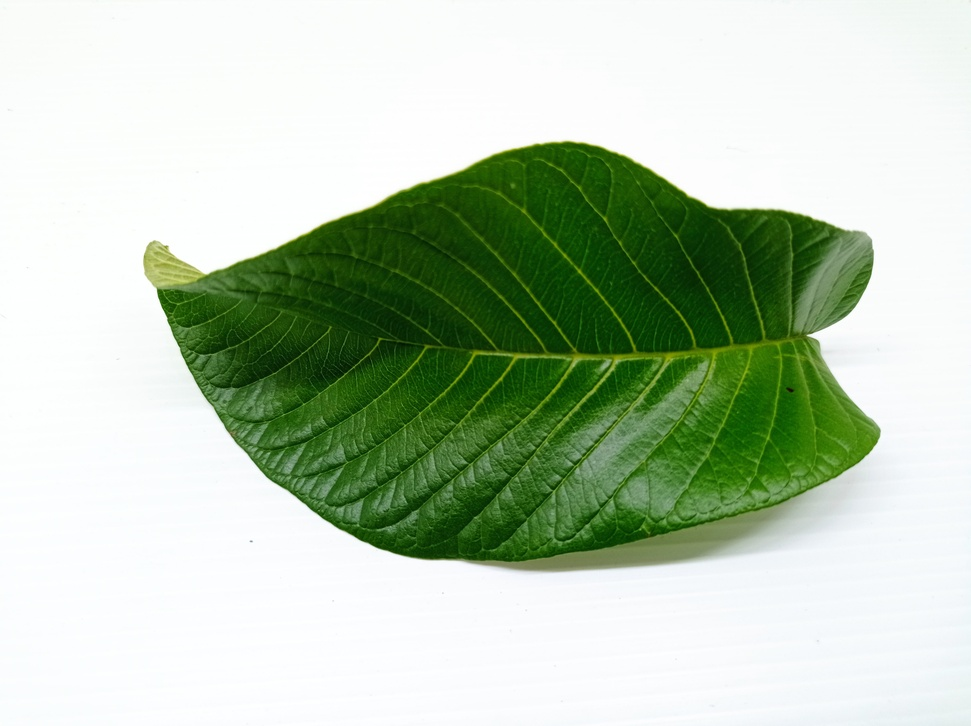
#> input picture Dataset/Daun_Jambu_Biji/051.jpg, 971 x 726 px, shrunk from 4000 x 2992 before the run, found by its file name
$ jupyter execute split_merge.ipynb   (shell and % lines are left out)
#> lines starting #> are read from the running program, lines starting #| are printed output that depends on the picture
<a href="https://colab.research.google.com/github/Jibril203/Kecerdasan-Buatan-A/blob/main/image_fundamental/split_merge.ipynb" target="_parent"></a>

[cell 1]
# import the necessary packages
from matplotlib import pyplot as plt
import numpy as np
import argparse
import cv2

[cell 2]
def plt_imshow(title, image):
	# convert the image frame BGR to RGB color space and display it
	image = cv2.cvtColor(image, cv2.COLOR_BGR2RGB)
	plt.imshow(image)
	plt.title(title)
	plt.grid(False)
	plt.show()

[cell 3]
# since we are using Jupyter Notebooks we can replace our argument
# parsing code with *hard coded* arguments and values
args = {
	"image": "051.jpg"
}

[cell 4]
# load the input image and grab each channel -- note how OpenCV
# represents images as NumPy arrays with channels in Blue, Green,
# Red ordering rather than Red, Green Blue
image = cv2.imread(args["image"])
#> image is the input picture: shape (726, 971, 3); mean B, G, R 179.3, 201.3, 185
(B, G, R) = cv2.split(image)
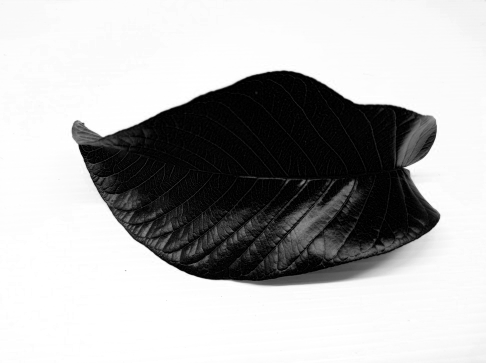
#> B: shape (726, 971) (shown at 1/2 size); min 0, max 255, mean 179.3
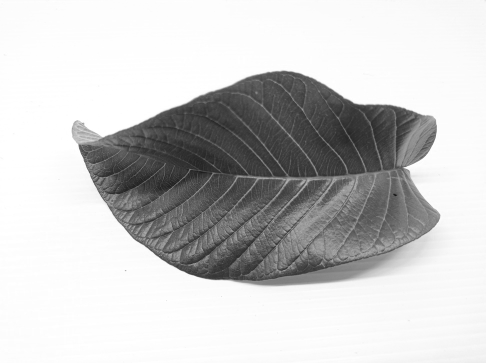
#> G: shape (726, 971) (shown at 1/2 size); min 16, max 255, mean 201.3
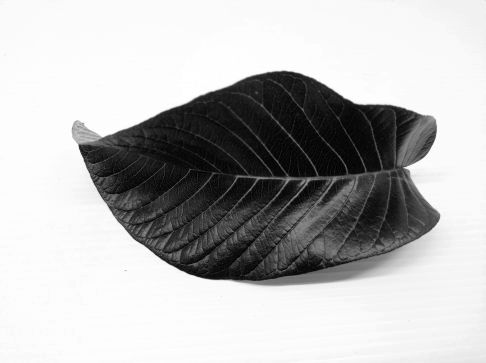
#> R: shape (726, 971) (shown at 1/2 size); min 0, max 255, mean 185

# show each channel individually
plt_imshow("Red", R)
plt_imshow("Green", G)
plt_imshow("Blue", B)

[cell 5]
merged = cv2.merge([B, G, R])
plt_imshow("Merged", merged)

[cell 6]
# visualize each channel in color
zeros = np.zeros(image.shape[:2], dtype="uint8")
plt_imshow("Red", cv2.merge([zeros, zeros, R]))
#> in plt_imshow (call 5), `image = cv2.cvtColor(image, cv2.COLOR_BGR2RGB)`:
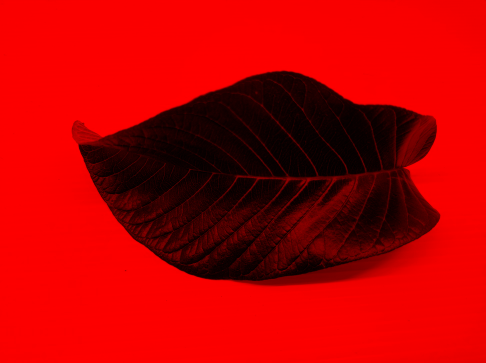
#> image: shape (726, 971, 3) (shown at 1/2 size); mean R, G, B 185, 0, 0
plt_imshow("Green", cv2.merge([zeros, G, zeros]))
#> in plt_imshow (call 6), `image = cv2.cvtColor(image, cv2.COLOR_BGR2RGB)`:
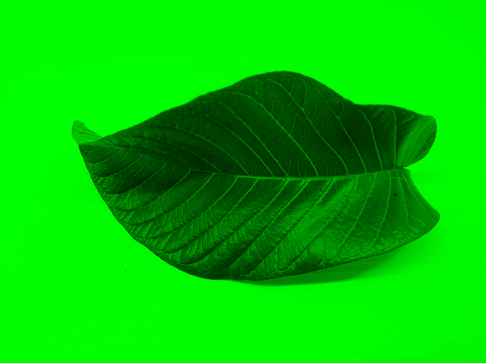
#> image: shape (726, 971, 3) (shown at 1/2 size); mean R, G, B 0, 201.3, 0
plt_imshow("Blue", cv2.merge([B, zeros, zeros]))
#> in plt_imshow (call 7), `image = cv2.cvtColor(image, cv2.COLOR_BGR2RGB)`:
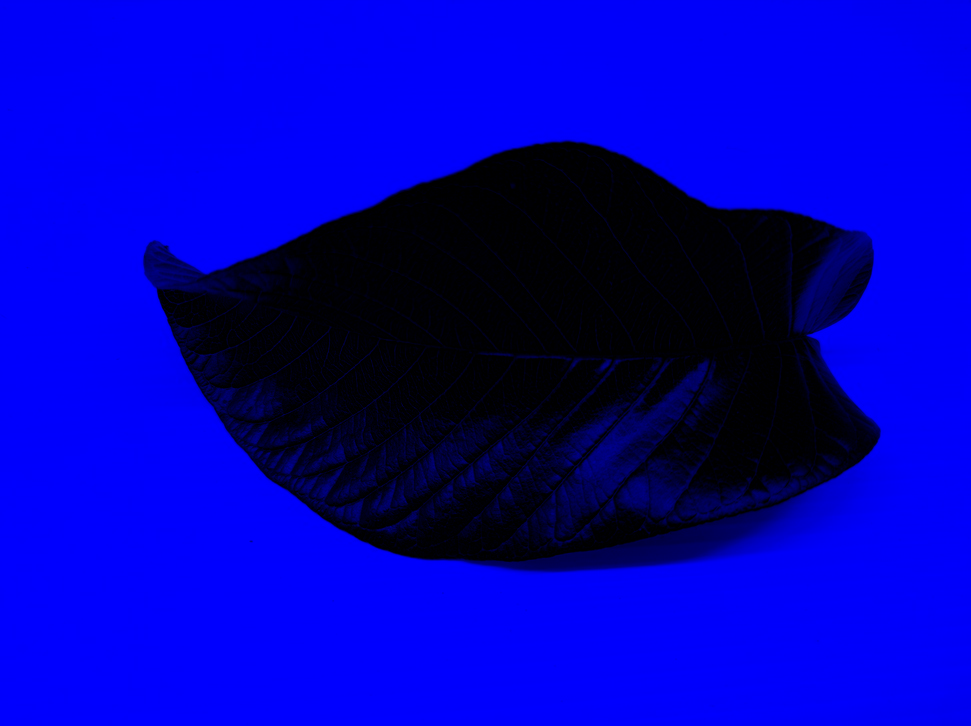
#> image: shape (726, 971, 3); mean R, G, B 0, 0, 179.3

$ run again, with Dataset/Daun_Jambu_Biji/052.jpg copied over Dataset/Daun_Jambu_Biji/051.jpg
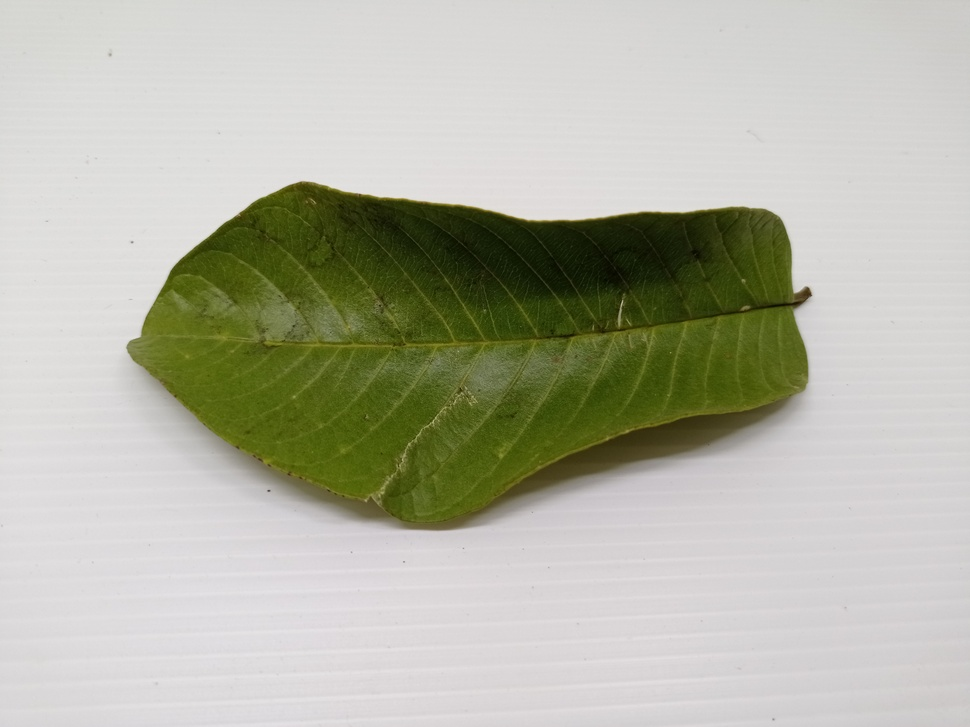
#> input picture Dataset/Daun_Jambu_Biji/052.jpg, 970 x 727 px, shrunk from 8000 x 6000 before the run, found by its file name
#> image is the input picture: shape (727, 970, 3); mean B, G, R 167.3, 182.2, 181.1
#> in plt_imshow (call 6), `image = cv2.cvtColor(image, cv2.COLOR_BGR2RGB)`:
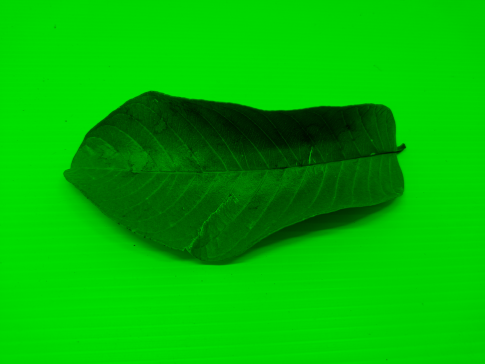
#> image: shape (727, 970, 3) (shown at 1/2 size); mean R, G, B 0, 182.2, 0
#> in plt_imshow (call 7), `image = cv2.cvtColor(image, cv2.COLOR_BGR2RGB)`:
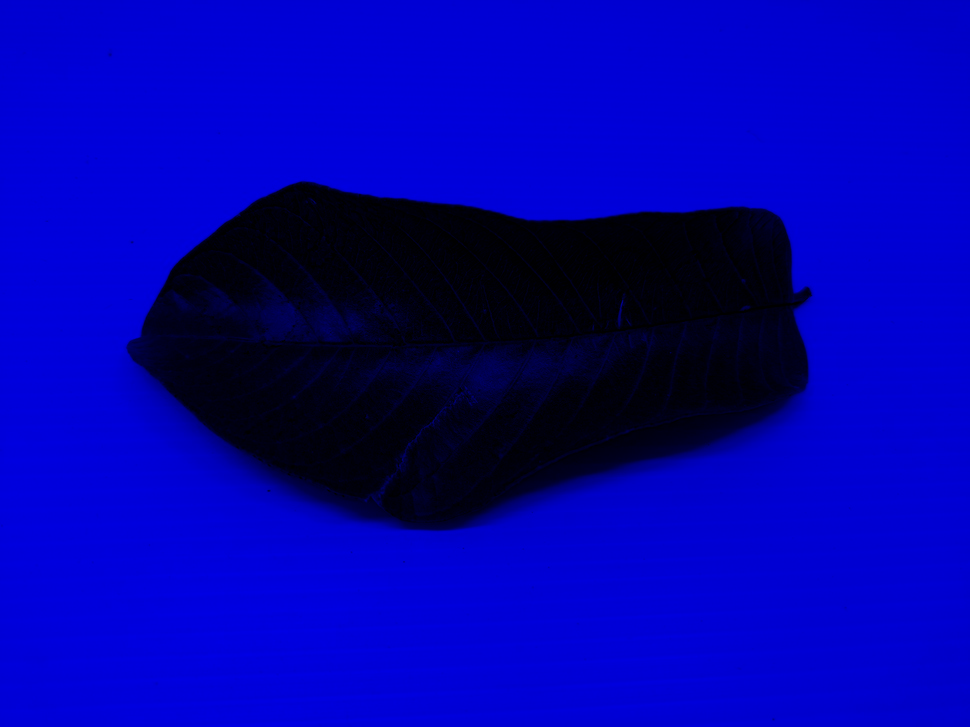
#> image: shape (727, 970, 3); mean R, G, B 0, 0, 167.3

$ run again, with Dataset/Daun_Jambu_Biji/053.jpg copied over Dataset/Daun_Jambu_Biji/051.jpg
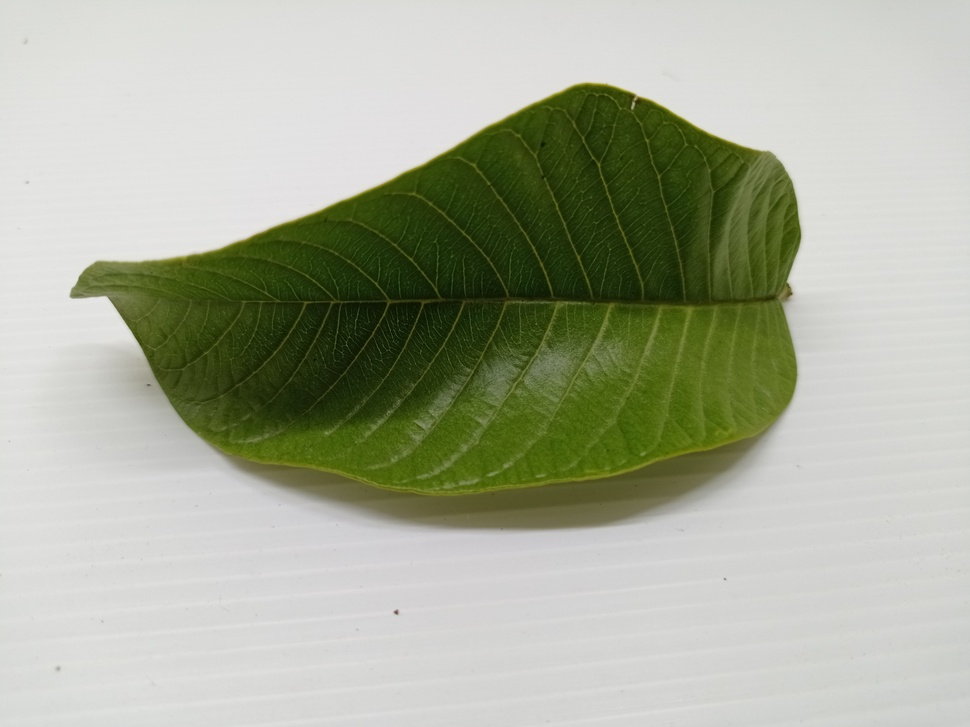
#> input picture Dataset/Daun_Jambu_Biji/053.jpg, 970 x 727 px, shrunk from 8000 x 6000 before the run, found by its file name
#> image is the input picture: shape (727, 970, 3); mean B, G, R 154.9, 173.9, 169
#> in plt_imshow (call 6), `image = cv2.cvtColor(image, cv2.COLOR_BGR2RGB)`:
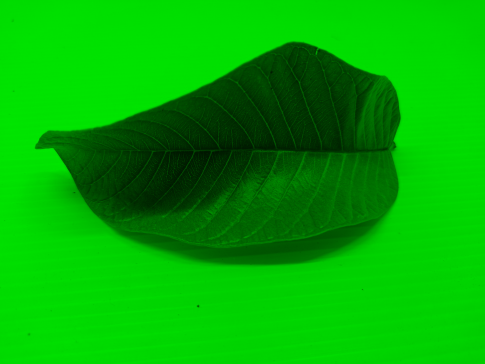
#> image: shape (727, 970, 3) (shown at 1/2 size); mean R, G, B 0, 173.9, 0
#> in plt_imshow (call 7), `image = cv2.cvtColor(image, cv2.COLOR_BGR2RGB)`:
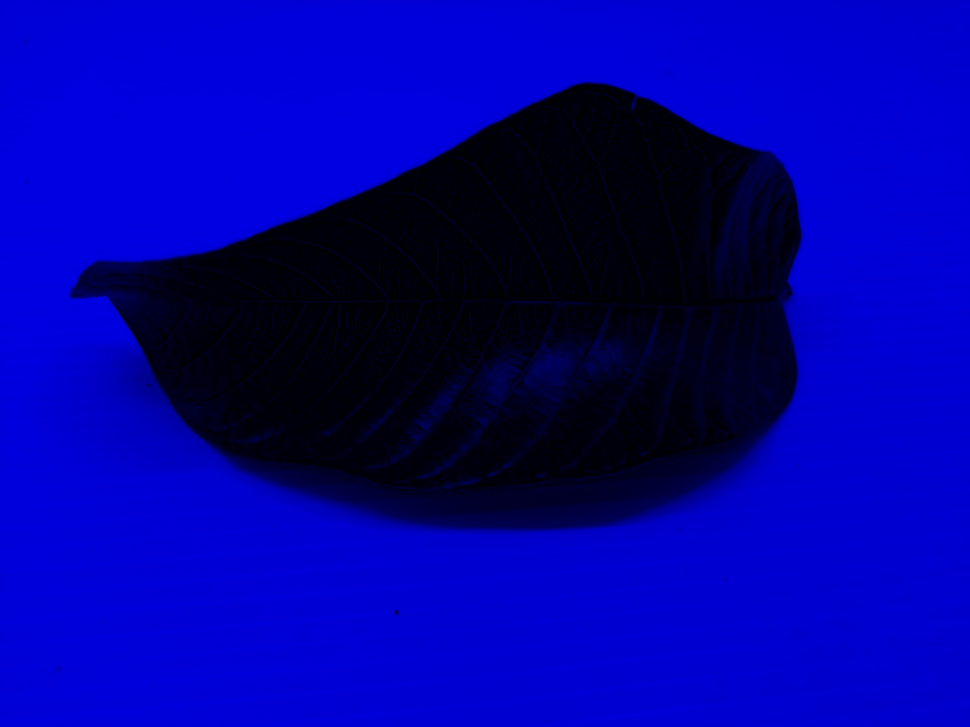
#> image: shape (727, 970, 3); mean R, G, B 0, 0, 154.9
